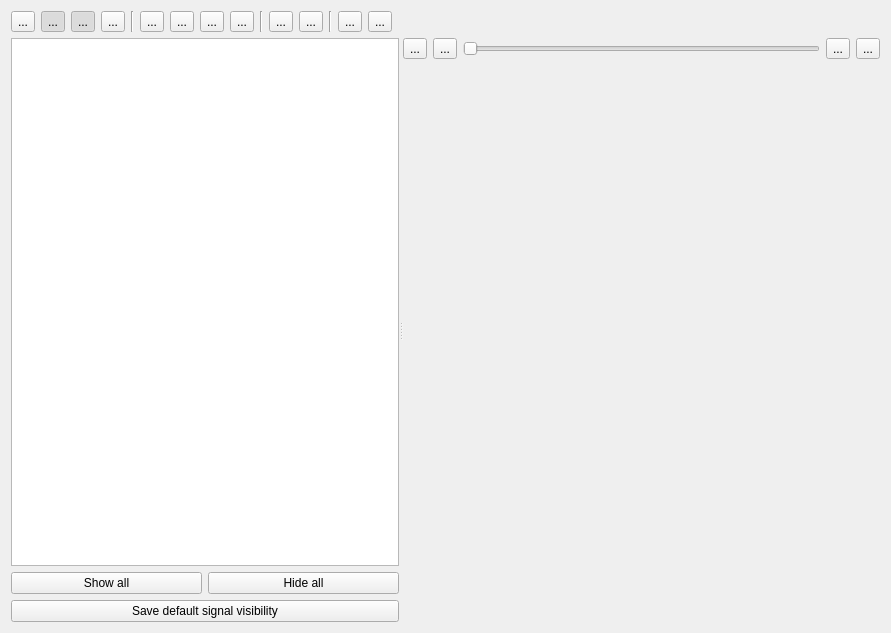
<?xml version="1.0" encoding="UTF-8"?>
<ui version="4.0">
 <class>Form</class>
 <widget class="QWidget" name="Form">
  <property name="geometry">
   <rect>
    <x>0</x>
    <y>0</y>
    <width>891</width>
    <height>633</height>
   </rect>
  </property>
  <property name="windowTitle">
   <string>Scan</string>
  </property>
  <property name="windowIcon">
   <iconset resource="../../resource/icons/icons.qrc">
    <normaloff>:/icons/scan.svg</normaloff>:/icons/scan.svg</iconset>
  </property>
  <layout class="QVBoxLayout" name="verticalLayout_3">
   <item>
    <layout class="QHBoxLayout" name="horizontalLayout">
     <item>
      <widget class="QToolButton" name="show2DToolButton">
       <property name="text">
        <string>...</string>
       </property>
       <property name="icon">
        <iconset resource="../../resource/icons/icons.qrc">
         <normaloff>:/icons/exposureviewer.svg</normaloff>:/icons/exposureviewer.svg</iconset>
       </property>
       <property name="iconSize">
        <size>
         <width>24</width>
         <height>24</height>
        </size>
       </property>
       <property name="checkable">
        <bool>true</bool>
       </property>
      </widget>
     </item>
     <item>
      <widget class="QToolButton" name="autoScaleToolButton">
       <property name="text">
        <string>...</string>
       </property>
       <property name="icon">
        <iconset theme="zoom-fit-best">
         <normaloff>.</normaloff>.</iconset>
       </property>
       <property name="iconSize">
        <size>
         <width>24</width>
         <height>24</height>
        </size>
       </property>
       <property name="checkable">
        <bool>true</bool>
       </property>
       <property name="checked">
        <bool>true</bool>
       </property>
      </widget>
     </item>
     <item>
      <widget class="QToolButton" name="showLegendToolButton">
       <property name="text">
        <string>...</string>
       </property>
       <property name="icon">
        <iconset resource="../../resource/icons/icons.qrc">
         <normaloff>:/icons/legend.svg</normaloff>:/icons/legend.svg</iconset>
       </property>
       <property name="iconSize">
        <size>
         <width>24</width>
         <height>24</height>
        </size>
       </property>
       <property name="checkable">
        <bool>true</bool>
       </property>
       <property name="checked">
        <bool>true</bool>
       </property>
      </widget>
     </item>
     <item>
      <widget class="QToolButton" name="replotToolButton">
       <property name="text">
        <string>...</string>
       </property>
       <property name="icon">
        <iconset theme="view-refresh">
         <normaloff>.</normaloff>.</iconset>
       </property>
       <property name="iconSize">
        <size>
         <width>24</width>
         <height>24</height>
        </size>
       </property>
      </widget>
     </item>
     <item>
      <widget class="Line" name="line">
       <property name="orientation">
        <enum>Qt::Vertical</enum>
       </property>
      </widget>
     </item>
     <item>
      <widget class="QToolButton" name="fitSymmetricPositiveToolButton">
       <property name="text">
        <string>...</string>
       </property>
       <property name="icon">
        <iconset resource="../../resource/icons/icons.qrc">
         <normaloff>:/icons/fitpeak_positive_symmetric.svg</normaloff>:/icons/fitpeak_positive_symmetric.svg</iconset>
       </property>
       <property name="iconSize">
        <size>
         <width>24</width>
         <height>24</height>
        </size>
       </property>
      </widget>
     </item>
     <item>
      <widget class="QToolButton" name="fitSymmetricNegativeToolButton">
       <property name="text">
        <string>...</string>
       </property>
       <property name="icon">
        <iconset resource="../../resource/icons/icons.qrc">
         <normaloff>:/icons/fitpeak_negative_symmetric.svg</normaloff>:/icons/fitpeak_negative_symmetric.svg</iconset>
       </property>
       <property name="iconSize">
        <size>
         <width>24</width>
         <height>24</height>
        </size>
       </property>
      </widget>
     </item>
     <item>
      <widget class="QToolButton" name="fitAsymmetricPositiveToolButton">
       <property name="text">
        <string>...</string>
       </property>
       <property name="icon">
        <iconset resource="../../resource/icons/icons.qrc">
         <normaloff>:/icons/fitpeak_positive_asymmetric.svg</normaloff>:/icons/fitpeak_positive_asymmetric.svg</iconset>
       </property>
       <property name="iconSize">
        <size>
         <width>24</width>
         <height>24</height>
        </size>
       </property>
      </widget>
     </item>
     <item>
      <widget class="QToolButton" name="fitAsymmetricNegativeToolButton">
       <property name="text">
        <string>...</string>
       </property>
       <property name="icon">
        <iconset resource="../../resource/icons/icons.qrc">
         <normaloff>:/icons/fitpeak_negative_asymmetric.svg</normaloff>:/icons/fitpeak_negative_asymmetric.svg</iconset>
       </property>
       <property name="iconSize">
        <size>
         <width>24</width>
         <height>24</height>
        </size>
       </property>
      </widget>
     </item>
     <item>
      <widget class="Line" name="line_2">
       <property name="orientation">
        <enum>Qt::Vertical</enum>
       </property>
      </widget>
     </item>
     <item>
      <widget class="QToolButton" name="cursorToMinimumToolButton">
       <property name="text">
        <string>...</string>
       </property>
       <property name="icon">
        <iconset resource="../../resource/icons/icons.qrc">
         <normaloff>:/icons/cursor-to-minimum.svg</normaloff>:/icons/cursor-to-minimum.svg</iconset>
       </property>
       <property name="iconSize">
        <size>
         <width>24</width>
         <height>24</height>
        </size>
       </property>
      </widget>
     </item>
     <item>
      <widget class="QToolButton" name="cursorToMaximumToolButton">
       <property name="text">
        <string>...</string>
       </property>
       <property name="icon">
        <iconset resource="../../resource/icons/icons.qrc">
         <normaloff>:/icons/cursor-to-maximum.svg</normaloff>:/icons/cursor-to-maximum.svg</iconset>
       </property>
       <property name="iconSize">
        <size>
         <width>24</width>
         <height>24</height>
        </size>
       </property>
      </widget>
     </item>
     <item>
      <widget class="Line" name="line_3">
       <property name="orientation">
        <enum>Qt::Vertical</enum>
       </property>
      </widget>
     </item>
     <item>
      <widget class="QToolButton" name="motorToPeakToolButton">
       <property name="text">
        <string>...</string>
       </property>
       <property name="icon">
        <iconset resource="../../resource/icons/icons.qrc">
         <normaloff>:/icons/motor_to_peak.svg</normaloff>:/icons/motor_to_peak.svg</iconset>
       </property>
       <property name="iconSize">
        <size>
         <width>24</width>
         <height>24</height>
        </size>
       </property>
      </widget>
     </item>
     <item>
      <widget class="QToolButton" name="motorToCursorToolButton">
       <property name="text">
        <string>...</string>
       </property>
       <property name="icon">
        <iconset resource="../../resource/icons/icons.qrc">
         <normaloff>:/icons/motor_to_cursor.svg</normaloff>:/icons/motor_to_cursor.svg</iconset>
       </property>
       <property name="iconSize">
        <size>
         <width>24</width>
         <height>24</height>
        </size>
       </property>
      </widget>
     </item>
     <item>
      <spacer name="horizontalSpacer">
       <property name="orientation">
        <enum>Qt::Horizontal</enum>
       </property>
       <property name="sizeHint" stdset="0">
        <size>
         <width>0</width>
         <height>0</height>
        </size>
       </property>
      </spacer>
     </item>
    </layout>
   </item>
   <item>
    <widget class="QSplitter" name="splitter">
     <property name="orientation">
      <enum>Qt::Horizontal</enum>
     </property>
     <widget class="QWidget" name="verticalLayoutWidget_4">
      <layout class="QVBoxLayout" name="verticalLayout_2">
       <item>
        <widget class="QListWidget" name="listWidget">
         <property name="sizePolicy">
          <sizepolicy hsizetype="Minimum" vsizetype="Expanding">
           <horstretch>0</horstretch>
           <verstretch>0</verstretch>
          </sizepolicy>
         </property>
         <property name="horizontalScrollBarPolicy">
          <enum>Qt::ScrollBarAlwaysOff</enum>
         </property>
         <property name="sizeAdjustPolicy">
          <enum>QAbstractScrollArea::AdjustToContents</enum>
         </property>
         <property name="showDropIndicator" stdset="0">
          <bool>false</bool>
         </property>
         <property name="alternatingRowColors">
          <bool>true</bool>
         </property>
         <property name="selectionMode">
          <enum>QAbstractItemView::NoSelection</enum>
         </property>
         <property name="resizeMode">
          <enum>QListView::Adjust</enum>
         </property>
         <property name="uniformItemSizes">
          <bool>true</bool>
         </property>
        </widget>
       </item>
       <item>
        <layout class="QHBoxLayout" name="horizontalLayout_4">
         <item>
          <widget class="QPushButton" name="showAllPushButton">
           <property name="text">
            <string>Show all</string>
           </property>
           <property name="icon">
            <iconset resource="../../resource/icons/icons.qrc">
             <normaloff>:/icons/show.svg</normaloff>:/icons/show.svg</iconset>
           </property>
          </widget>
         </item>
         <item>
          <widget class="QPushButton" name="hideAllPushButton">
           <property name="text">
            <string>Hide all</string>
           </property>
           <property name="icon">
            <iconset resource="../../resource/icons/icons.qrc">
             <normaloff>:/icons/hide.svg</normaloff>:/icons/hide.svg</iconset>
           </property>
          </widget>
         </item>
        </layout>
       </item>
       <item>
        <widget class="QPushButton" name="saveDefaultSignalVisibility">
         <property name="text">
          <string>Save default signal visibility</string>
         </property>
         <property name="icon">
          <iconset theme="document-save"/>
         </property>
        </widget>
       </item>
      </layout>
     </widget>
     <widget class="QWidget" name="verticalLayoutWidget">
      <layout class="QVBoxLayout" name="verticalLayout">
       <item>
        <layout class="QVBoxLayout" name="figureVerticalLayout"/>
       </item>
       <item>
        <layout class="QVBoxLayout" name="cursorVerticalLayout">
         <item>
          <layout class="QHBoxLayout" name="horizontalLayout_2">
           <item>
            <widget class="QToolButton" name="gotoFirstToolButton">
             <property name="text">
              <string>...</string>
             </property>
             <property name="icon">
              <iconset theme="go-first">
               <normaloff>.</normaloff>.</iconset>
             </property>
            </widget>
           </item>
           <item>
            <widget class="QToolButton" name="goBackToolButton">
             <property name="text">
              <string>...</string>
             </property>
             <property name="icon">
              <iconset theme="go-previous">
               <normaloff>.</normaloff>.</iconset>
             </property>
            </widget>
           </item>
           <item>
            <widget class="QSlider" name="cursorHorizontalSlider">
             <property name="orientation">
              <enum>Qt::Horizontal</enum>
             </property>
            </widget>
           </item>
           <item>
            <widget class="QToolButton" name="goForwardToolButton">
             <property name="text">
              <string>...</string>
             </property>
             <property name="icon">
              <iconset theme="go-next">
               <normaloff>.</normaloff>.</iconset>
             </property>
            </widget>
           </item>
           <item>
            <widget class="QToolButton" name="gotoLastToolButton">
             <property name="text">
              <string>...</string>
             </property>
             <property name="icon">
              <iconset theme="go-last">
               <normaloff>.</normaloff>.</iconset>
             </property>
            </widget>
           </item>
          </layout>
         </item>
         <item>
          <layout class="QHBoxLayout" name="horizontalLayout_3">
           <item>
            <spacer name="horizontalSpacer_2">
             <property name="orientation">
              <enum>Qt::Horizontal</enum>
             </property>
             <property name="sizeHint" stdset="0">
              <size>
               <width>40</width>
               <height>20</height>
              </size>
             </property>
            </spacer>
           </item>
           <item>
            <widget class="QLabel" name="cursorPositionLabel">
             <property name="text">
              <string/>
             </property>
            </widget>
           </item>
           <item>
            <spacer name="horizontalSpacer_3">
             <property name="orientation">
              <enum>Qt::Horizontal</enum>
             </property>
             <property name="sizeHint" stdset="0">
              <size>
               <width>40</width>
               <height>20</height>
              </size>
             </property>
            </spacer>
           </item>
          </layout>
         </item>
        </layout>
       </item>
      </layout>
     </widget>
    </widget>
   </item>
  </layout>
 </widget>
 <tabstops>
  <tabstop>show2DToolButton</tabstop>
  <tabstop>autoScaleToolButton</tabstop>
  <tabstop>showLegendToolButton</tabstop>
  <tabstop>replotToolButton</tabstop>
  <tabstop>fitSymmetricPositiveToolButton</tabstop>
  <tabstop>fitSymmetricNegativeToolButton</tabstop>
  <tabstop>fitAsymmetricPositiveToolButton</tabstop>
  <tabstop>fitAsymmetricNegativeToolButton</tabstop>
  <tabstop>cursorToMinimumToolButton</tabstop>
  <tabstop>cursorToMaximumToolButton</tabstop>
  <tabstop>motorToPeakToolButton</tabstop>
  <tabstop>motorToCursorToolButton</tabstop>
  <tabstop>listWidget</tabstop>
  <tabstop>showAllPushButton</tabstop>
  <tabstop>hideAllPushButton</tabstop>
  <tabstop>gotoFirstToolButton</tabstop>
  <tabstop>goBackToolButton</tabstop>
  <tabstop>cursorHorizontalSlider</tabstop>
  <tabstop>goForwardToolButton</tabstop>
  <tabstop>gotoLastToolButton</tabstop>
 </tabstops>
 <resources>
  <include location="../../resource/icons/icons.qrc"/>
 </resources>
 <connections/>
</ui>
